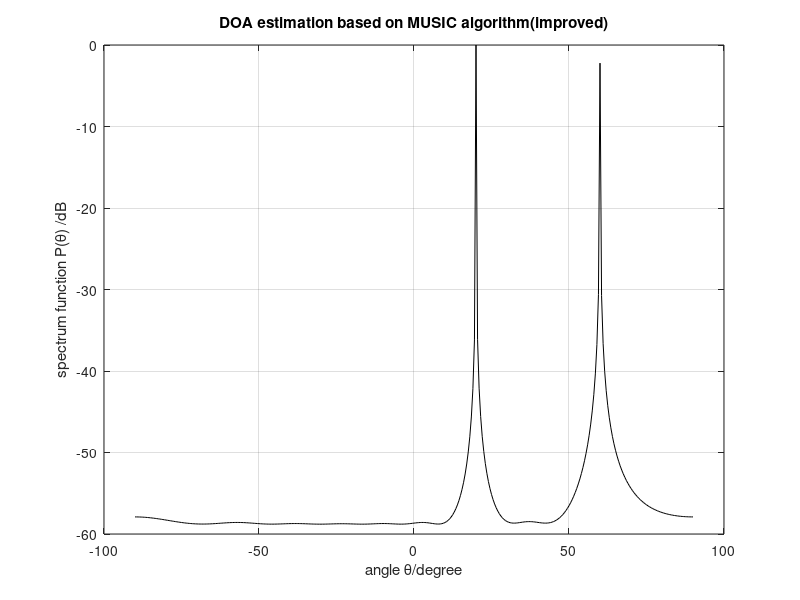

Source code (MATLAB):
%the improved MUSIC algorithm for coherent signals

clc
clear all
format long
N=200;
doa=[20 60]/180*pi;
w=[pi/4 pi/4]';
M=10;
P=length(w);
lambda=150;
d=lambda/2;
snr=20;
D=zeros(P,M);
for k=1:P
D(k,:)=exp(-j*2*pi*d*sin(doa(k))/lambda*[0:M-1]);
end
D=D';
xx=2*exp(j*(w*[1:N]));
x=D*xx;
x=x+awgn(x,snr);
R=x*x';
J=fliplr(eye(M));%J matrix is transformed by M-order unit matrix (flip left and right)
R=R+J*conj(R)*J;%conj(R) expresses conjugation of R matrix
[N,V]=eig(R);
NN=N(:,1:M-P);
theta=-90:0.5:90;
for ii=1:length(theta)
SS=zeros(1,length(M));
for jj=0:M-1
SS(1+jj)=exp(-j*2*jj*pi*d*sin(theta(ii)/180*pi)/lambda);
end
PP= SS*NN*NN'*SS';
Pmusic(ii)=abs(1/ PP);
end
Pmusic=10*log10(Pmusic/max(Pmusic));
plot(theta,Pmusic,'-k')
xlabel('angle \theta/degree')
ylabel('spectrum function P(\theta) /dB')
title('DOA estimation based on MUSIC algorithm(improved)')
grid on